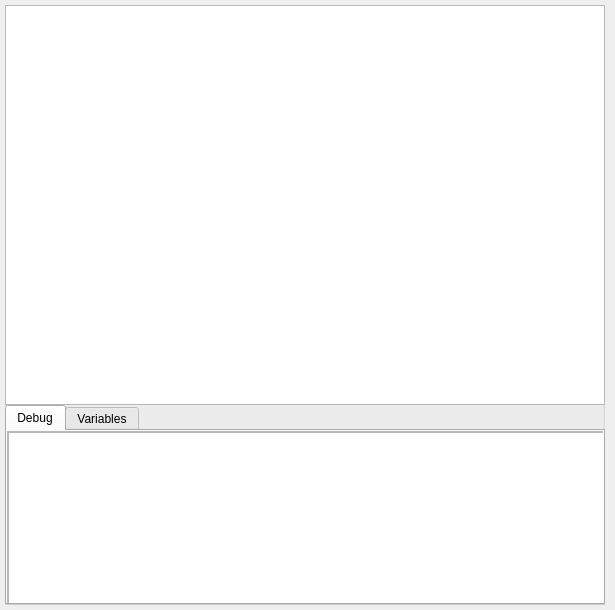
<?xml version="1.0" encoding="UTF-8"?>
<ui version="4.0">
 <class>MainWindow</class>
 <widget class="QMainWindow" name="MainWindow">
  <property name="geometry">
   <rect>
    <x>0</x>
    <y>0</y>
    <width>615</width>
    <height>610</height>
   </rect>
  </property>
  <property name="windowTitle">
   <string>MainWindow</string>
  </property>
  <widget class="QWidget" name="centralwidget">
   <widget class="QGroupBox" name="groupBox">
    <property name="geometry">
     <rect>
      <x>5</x>
      <y>5</y>
      <width>600</width>
      <height>600</height>
     </rect>
    </property>
    <property name="title">
     <string/>
    </property>
    <widget class="QTabWidget" name="tabWidget">
     <property name="geometry">
      <rect>
       <x>0</x>
       <y>400</y>
       <width>600</width>
       <height>200</height>
      </rect>
     </property>
     <property name="currentIndex">
      <number>0</number>
     </property>
     <property name="iconSize">
      <size>
       <width>16</width>
       <height>16</height>
      </size>
     </property>
     <property name="tabsClosable">
      <bool>false</bool>
     </property>
     <widget class="QWidget" name="debugTab">
      <attribute name="title">
       <string>Debug</string>
      </attribute>
      <widget class="QScrollArea" name="scrollArea">
       <property name="geometry">
        <rect>
         <x>0</x>
         <y>0</y>
         <width>600</width>
         <height>175</height>
        </rect>
       </property>
       <property name="widgetResizable">
        <bool>true</bool>
       </property>
       <widget class="QWidget" name="scrollAreaWidgetContents">
        <property name="geometry">
         <rect>
          <x>0</x>
          <y>0</y>
          <width>598</width>
          <height>173</height>
         </rect>
        </property>
        <widget class="QTextEdit" name="debugText">
         <property name="geometry">
          <rect>
           <x>0</x>
           <y>0</y>
           <width>600</width>
           <height>200</height>
          </rect>
         </property>
        </widget>
       </widget>
      </widget>
     </widget>
     <widget class="QWidget" name="variablesTab">
      <attribute name="title">
       <string>Variables</string>
      </attribute>
     </widget>
    </widget>
    <widget class="QGraphicsView" name="robotView">
     <property name="geometry">
      <rect>
       <x>0</x>
       <y>0</y>
       <width>600</width>
       <height>400</height>
      </rect>
     </property>
    </widget>
   </widget>
  </widget>
 </widget>
 <resources/>
 <connections/>
</ui>
